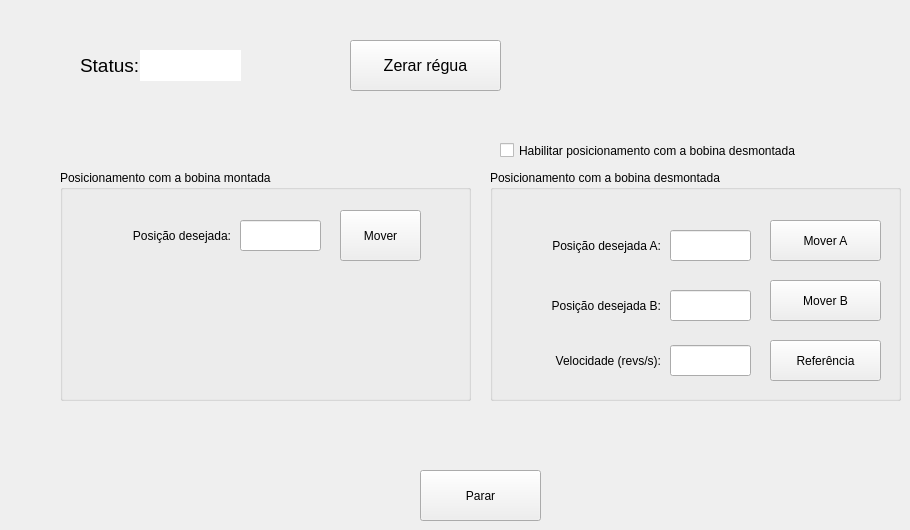
    <widget class="QWidget" name="tab_2">
     <attribute name="icon">
      <iconset>
       <normaloff>imagens/move.png</normaloff>imagens/move.png</iconset>
     </attribute>
     <attribute name="title">
      <string>Mesas Transversais</string>
     </attribute>
     <widget class="QGroupBox" name="groupBox_6">
      <property name="geometry">
       <rect>
        <x>490</x>
        <y>170</y>
        <width>411</width>
        <height>231</height>
       </rect>
      </property>
      <property name="title">
       <string>Posicionamento com a bobina desmontada</string>
      </property>
      <property name="checkable">
       <bool>false</bool>
      </property>
      <property name="checked">
       <bool>false</bool>
      </property>
      <widget class="QLabel" name="label_19">
       <property name="geometry">
        <rect>
         <x>20</x>
         <y>120</y>
         <width>151</width>
         <height>31</height>
        </rect>
       </property>
       <property name="text">
        <string>Posição desejada B:</string>
       </property>
       <property name="alignment">
        <set>Qt::AlignRight|Qt::AlignTrailing|Qt::AlignVCenter</set>
       </property>
      </widget>
      <widget class="QLineEdit" name="posicaoB">
       <property name="geometry">
        <rect>
         <x>180</x>
         <y>120</y>
         <width>81</width>
         <height>31</height>
        </rect>
       </property>
       <property name="font">
        <font>
         <pointsize>11</pointsize>
        </font>
       </property>
      </widget>
      <widget class="QLineEdit" name="posicaoA">
       <property name="geometry">
        <rect>
         <x>180</x>
         <y>60</y>
         <width>81</width>
         <height>31</height>
        </rect>
       </property>
       <property name="font">
        <font>
         <pointsize>11</pointsize>
        </font>
       </property>
       <property name="text">
        <string/>
       </property>
      </widget>
      <widget class="QLabel" name="label_5">
       <property name="geometry">
        <rect>
         <x>20</x>
         <y>60</y>
         <width>151</width>
         <height>31</height>
        </rect>
       </property>
       <property name="text">
        <string>Posição desejada A:</string>
       </property>
       <property name="alignment">
        <set>Qt::AlignRight|Qt::AlignTrailing|Qt::AlignVCenter</set>
       </property>
      </widget>
      <widget class="QPushButton" name="MoverA">
       <property name="geometry">
        <rect>
         <x>280</x>
         <y>50</y>
         <width>111</width>
         <height>41</height>
        </rect>
       </property>
       <property name="text">
        <string>Mover A</string>
       </property>
       <property name="icon">
        <iconset>
         <normaloff>imagens/play1.png</normaloff>imagens/play1.png</iconset>
       </property>
       <property name="iconSize">
        <size>
         <width>20</width>
         <height>20</height>
        </size>
       </property>
      </widget>
      <widget class="QLabel" name="label_24">
       <property name="geometry">
        <rect>
         <x>20</x>
         <y>180</y>
         <width>151</width>
         <height>21</height>
        </rect>
       </property>
       <property name="text">
        <string>Velocidade (revs/s):</string>
       </property>
       <property name="alignment">
        <set>Qt::AlignRight|Qt::AlignTrailing|Qt::AlignVCenter</set>
       </property>
      </widget>
      <widget class="QLineEdit" name="velocidade_2">
       <property name="geometry">
        <rect>
         <x>180</x>
         <y>175</y>
         <width>81</width>
         <height>31</height>
        </rect>
       </property>
      </widget>
      <widget class="QPushButton" name="Ref">
       <property name="geometry">
        <rect>
         <x>280</x>
         <y>170</y>
         <width>111</width>
         <height>41</height>
        </rect>
       </property>
       <property name="text">
        <string>Referência</string>
       </property>
       <property name="icon">
        <iconset>
         <normaloff>imagens/find.png</normaloff>imagens/find.png</iconset>
       </property>
       <property name="iconSize">
        <size>
         <width>20</width>
         <height>20</height>
        </size>
       </property>
      </widget>
      <widget class="QPushButton" name="MoverB">
       <property name="geometry">
        <rect>
         <x>280</x>
         <y>110</y>
         <width>111</width>
         <height>41</height>
        </rect>
       </property>
       <property name="text">
        <string>Mover B</string>
       </property>
       <property name="icon">
        <iconset>
         <normaloff>imagens/play1.png</normaloff>imagens/play1.png</iconset>
       </property>
       <property name="iconSize">
        <size>
         <width>20</width>
         <height>20</height>
        </size>
       </property>
      </widget>
     </widget>
     <widget class="QPushButton" name="Kill">
      <property name="geometry">
       <rect>
        <x>420</x>
        <y>470</y>
        <width>121</width>
        <height>51</height>
       </rect>
      </property>
      <property name="text">
       <string>Parar</string>
      </property>
      <property name="icon">
       <iconset>
        <normaloff>imagens/stop.png</normaloff>imagens/stop.png</iconset>
      </property>
      <property name="iconSize">
       <size>
        <width>40</width>
        <height>40</height>
       </size>
      </property>
     </widget>
     <widget class="QCheckBox" name="bobinadesmontada">
      <property name="geometry">
       <rect>
        <x>500</x>
        <y>140</y>
        <width>391</width>
        <height>21</height>
       </rect>
      </property>
      <property name="text">
       <string>Habilitar posicionamento com a bobina desmontada</string>
      </property>
     </widget>
     <widget class="QGroupBox" name="groupBox_4">
      <property name="geometry">
       <rect>
        <x>60</x>
        <y>170</y>
        <width>411</width>
        <height>231</height>
       </rect>
      </property>
      <property name="title">
       <string>Posicionamento com a bobina montada</string>
      </property>
      <widget class="QLabel" name="label_29">
       <property name="geometry">
        <rect>
         <x>40</x>
         <y>50</y>
         <width>131</width>
         <height>31</height>
        </rect>
       </property>
       <property name="text">
        <string>Posição desejada:</string>
       </property>
       <property name="alignment">
        <set>Qt::AlignRight|Qt::AlignTrailing|Qt::AlignVCenter</set>
       </property>
      </widget>
      <widget class="QLineEdit" name="posicao_bobina_montada">
       <property name="geometry">
        <rect>
         <x>180</x>
         <y>50</y>
         <width>81</width>
         <height>31</height>
        </rect>
       </property>
       <property name="font">
        <font>
         <pointsize>11</pointsize>
        </font>
       </property>
       <property name="text">
        <string/>
       </property>
      </widget>
      <widget class="QPushButton" name="Mover_2">
       <property name="geometry">
        <rect>
         <x>280</x>
         <y>40</y>
         <width>81</width>
         <height>51</height>
        </rect>
       </property>
       <property name="text">
        <string>Mover</string>
       </property>
       <property name="icon">
        <iconset>
         <normaloff>imagens/play1.png</normaloff>imagens/play1.png</iconset>
       </property>
       <property name="iconSize">
        <size>
         <width>20</width>
         <height>20</height>
        </size>
       </property>
      </widget>
     </widget>
     <widget class="QPushButton" name="zerar">
      <property name="geometry">
       <rect>
        <x>350</x>
        <y>40</y>
        <width>151</width>
        <height>51</height>
       </rect>
      </property>
      <property name="font">
       <font>
        <pointsize>12</pointsize>
       </font>
      </property>
      <property name="text">
       <string>Zerar régua</string>
      </property>
      <property name="icon">
       <iconset>
        <normaloff>imagens/regua.png</normaloff>imagens/regua.png</iconset>
      </property>
      <property name="iconSize">
       <size>
        <width>30</width>
        <height>30</height>
       </size>
      </property>
     </widget>
     <widget class="QLineEdit" name="status">
      <property name="geometry">
       <rect>
        <x>140</x>
        <y>50</y>
        <width>101</width>
        <height>31</height>
       </rect>
      </property>
      <property name="font">
       <font>
        <pointsize>14</pointsize>
        <weight>75</weight>
        <bold>true</bold>
       </font>
      </property>
      <property name="frame">
       <bool>false</bool>
      </property>
      <property name="readOnly">
       <bool>true</bool>
      </property>
     </widget>
     <widget class="QLabel" name="label_31">
      <property name="geometry">
       <rect>
        <x>80</x>
        <y>50</y>
        <width>61</width>
        <height>31</height>
       </rect>
      </property>
      <property name="font">
       <font>
        <pointsize>14</pointsize>
       </font>
      </property>
      <property name="text">
       <string>Status:</string>
      </property>
     </widget>
    </widget>
